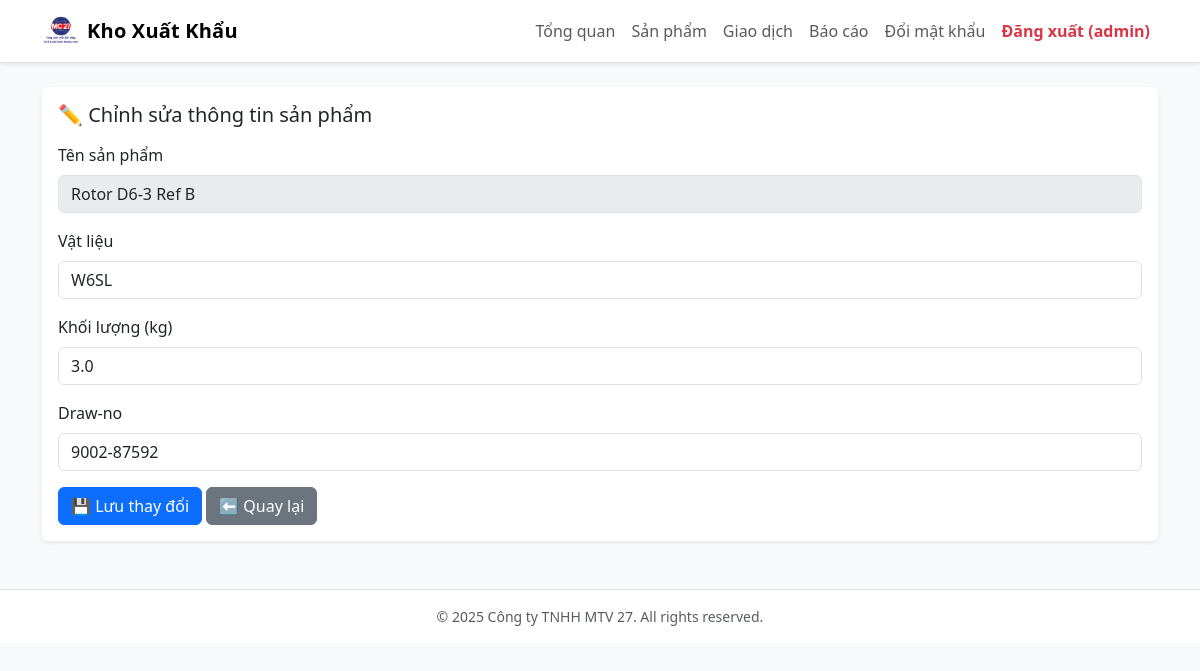
The app's page /product/edit/1 (signed in) with its own data.
### app.py (models this page shows)
class Product(db.Model):
    id = db.Column(db.Integer, primary_key=True)
    name = db.Column(db.String(255), unique=True, nullable=False, index=True)
    quantity = db.Column(db.Integer, nullable=False, default=0) #So luong ton hien tai
    created_at = db.Column(db.DateTime, default=datetime.now)
    material = db.Column(db.String(100))
    weight = db.Column(db.Float)
    draw_no = db.Column(db.String(50))

### app.py (the view, shortened to what this page needs)
@app.route("/product/edit/<int:prod_id>", methods=["GET", "POST"])
@login_required
def product_edit(prod_id):
    prod = Product.query.get_or_404(prod_id)
    return render_template("product_edit.html", prod=prod)

### app.py (called while the page is built)
def login_required(f):
    @wraps(f)
    def decorated_function(*args, **kwargs):
        if 'user_id' not in session:
            flash("Vui lòng đăng nhập để tiếp tục.", "warning")
            return redirect(url_for('login'))
        return f(*args, **kwargs)
    return decorated_function

### templates/product_edit.html
{% extends "base.html" %}
{% block content %}
<div class="card shadow-sm border-0 hover-lift">
  <div class="card-body">
    <h5 class="mb-3">✏️ Chỉnh sửa thông tin sản phẩm</h5>
    <form method="POST">
      <div class="mb-3">
        <label class="form-label">Tên sản phẩm</label>
        <input type="text" class="form-control" value="{{ prod.name }}" disabled>
      </div>
      <div class="mb-3">
        <label class="form-label">Vật liệu</label>
        <input type="text" name="material" class="form-control" value="{{ prod.material or '' }}">
      </div>
      <div class="mb-3">
        <label class="form-label">Khối lượng (kg)</label>
        <input type="number" step="0.01" name="weight" class="form-control" value="{{ prod.weight or '' }}">
      </div>
      <div class="mb-3">
        <label class="form-label">Draw-no</label>
        <input type="text" name="draw_no" class="form-control" value="{{ prod.draw_no or '' }}">
      </div>
      <button type="submit" class="btn btn-primary">💾 Lưu thay đổi</button>
      <a href="{{ url_for('product_detail', product_id=prod.id) }}" class="btn btn-secondary">⬅ Quay lại</a>
    </form>
  </div>
</div>
{% endblock %}

### static/css/style.css (style rules this page uses)
body { background-color: #f7f8fa; }

### records on screen
Product: name "Rotor D6-3 Ref B", material "W6SL", weight "3.0", draw_no "9002-87592"

### other values on screen
{{ session['username'] }} "admin"
